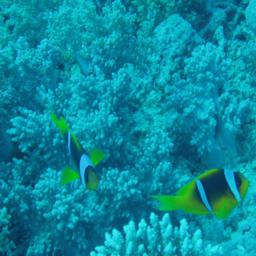
#> input picture images/U-45/original/all/29.jpg, 256 x 256 px
$ python -i contrast.py   (imports and definitions only)
#> lines starting #> are read from the running program, lines starting #| are printed output that depends on the picture
#> further down, picture is the input picture: shape (256, 256, 3); mean B, G, R 155, 136.3, 9.4
import os

import cv2
import numpy as np

from src.methods.metrics import get_pix_dis


# [20 lines left out: functions create_gamma_lut, gamma_correction, not called in this run]


def clahe_with_lab(img: np.ndarray, clip_limit: float = 3.0, tile_grid_size=(8, 8)) -> np.ndarray:
    """
    Contrast Limited Adaptive Histogram Equalization
    :param img: A uint8, [0, 255] bgr image
    :param clip_limit: Float between 1.0 and 40.0
    :param tile_grid_size:
    :return:
    """
#> called with clip_limit = 3, tile_grid_size = (8, 8)
    assert img.dtype == np.uint8 and img.ndim == 3 and np.max(img) > 1

    img_lab = cv2.cvtColor(img, cv2.COLOR_BGR2LAB)
#> img_lab: shape (256, 256, 3); mean of channels 0, 1, 2 132.2, 105.3, 109.2

    clahe = cv2.createCLAHE(clipLimit=clip_limit, tileGridSize=tile_grid_size)
    clahed = clahe.apply(img_lab[:, :, 0])
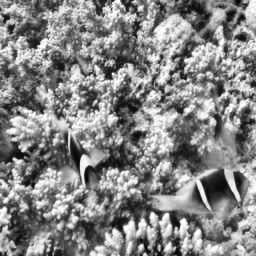
#> clahed: shape (256, 256); min 3, max 255, mean 132.8

    res = cv2.merge((clahed, img_lab[:, :, 1], img_lab[:, :, 2]))
#> res: shape (256, 256, 3); mean of channels 0, 1, 2 132.8, 105.3, 109.2
    res = cv2.cvtColor(res, cv2.COLOR_LAB2BGR)
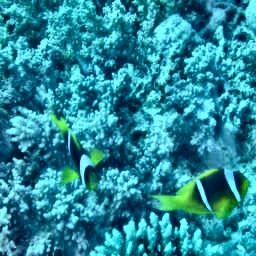
#> res: shape (256, 256, 3); mean B, G, R 156, 139, 36.5

    return res


# [41 lines left out: functions get_best_r, histogram_linearization, not called in this run]


# [139 lines of commented-out code are left out]

>>> import cv2
>>> picture = cv2.imread('../../images/U-45/original/all/29.jpg')
>>> result = clahe_with_lab(picture)

$ run again, on images/U-45/original/all/1.png
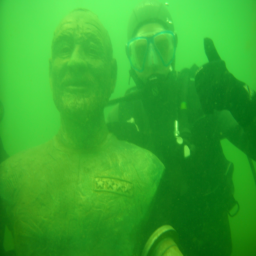
#> input picture images/U-45/original/all/1.png, 256 x 256 px
#> picture is the input picture: shape (256, 256, 3); mean B, G, R 44.9, 167.9, 53.4
#> img_lab: shape (256, 256, 3); mean of channels 0, 1, 2 154.2, 73.8, 179
#> in clahe_with_lab, `clahed = clahe.apply(img_lab[:, :, 0])`:
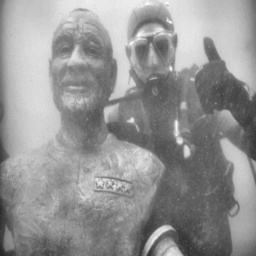
#> clahed: shape (256, 256); min 37, max 248, mean 148.5
#> in clahe_with_lab, `res = cv2.cvtColor(res, cv2.COLOR_LAB2BGR)`:
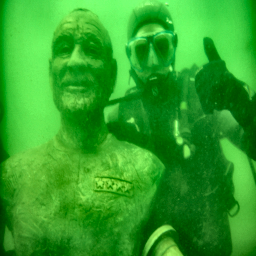
#> res: shape (256, 256, 3); mean B, G, R 38.9, 162.2, 46.6

$ run again, on images/U-45/original/all/10.png
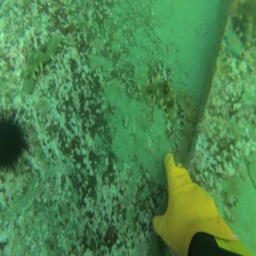
#> input picture images/U-45/original/all/10.png, 256 x 256 px
#> picture is the input picture: shape (256, 256, 3); mean B, G, R 77.7, 132.7, 75.8
#> img_lab: shape (256, 256, 3); mean of channels 0, 1, 2 128.2, 97.9, 151.7
#> in clahe_with_lab, `clahed = clahe.apply(img_lab[:, :, 0])`:
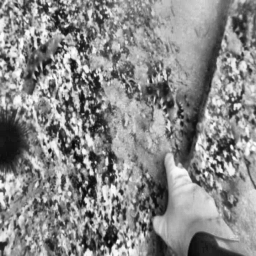
#> clahed: shape (256, 256); min 6, max 255, mean 136.5
#> in clahe_with_lab, `res = cv2.cvtColor(res, cv2.COLOR_LAB2BGR)`:
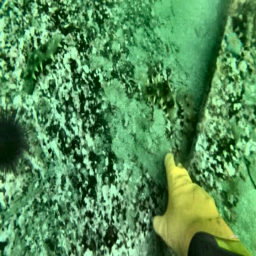
#> res: shape (256, 256, 3); mean B, G, R 87.3, 142.8, 85.4

$ run again, on images/U-45/original/all/11.png
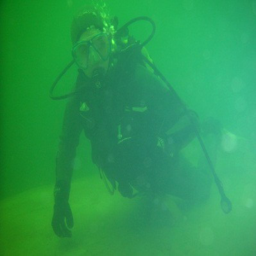
#> input picture images/U-45/original/all/11.png, 256 x 256 px
#> picture is the input picture: shape (256, 256, 3); mean B, G, R 83.7, 154.3, 42.3
#> img_lab: shape (256, 256, 3); mean of channels 0, 1, 2 144, 81.8, 155.8
#> in clahe_with_lab, `clahed = clahe.apply(img_lab[:, :, 0])`:
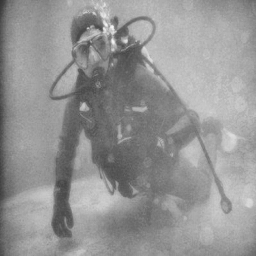
#> clahed: shape (256, 256); min 53, max 245, mean 148.4
#> in clahe_with_lab, `res = cv2.cvtColor(res, cv2.COLOR_LAB2BGR)`:
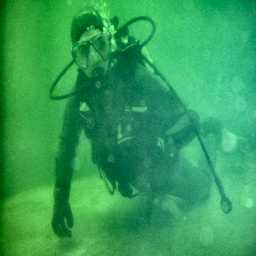
#> res: shape (256, 256, 3); mean B, G, R 88.5, 159.4, 48.9
